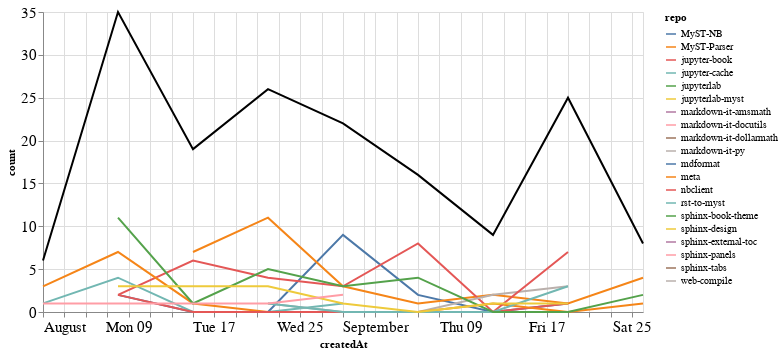

Notebook code cell kept with this figure:
### Markdown cell above
### Comments

### Code cell
comments_time = comments.groupby('repo').resample('W', on='createdAt').count()['author'].reset_index()
comments_time = comments_time.rename(columns={'author': 'count'})
comments_time_total = comments_time.groupby('createdAt').agg({"count": "sum"}).reset_index()
ch1 = alt.Chart(comments_time, width=600).mark_line().encode(
    x='createdAt',
    y='count',
    color='repo',
    tooltip="repo"
)

ch2 = alt.Chart(comments_time_total, width=600).mark_line(color="black").encode(
    x='createdAt',
    y='count',
)

ch1 + ch2

### Figure 1 — Vega-Lite specification as saved in the notebook (floating-point values rounded to 4 significant figures)
{"config": {"axisLeft": {"labelFontSize": 15}, "axisBottom": {"labelFontSize": 15}}, "layer": [{"data": {"name": "data-fb15c961e5b199906823cbb16b17dafb"}, "mark": "line", "encoding": {"color": {"type": "nominal", "field": "repo"}, "tooltip": {"type": "nominal", "field": "repo"}, "x": {"type": "temporal", "field": "createdAt"}, "y": {"type": "quantitative", "field": "count"}}, "width": 600}, {"data": {"name": "data-f2679470ef7be7a610cc6c805d0331ae"}, "mark": {"type": "line", "color": "black"}, "encoding": {"x": {"type": "temporal", "field": "createdAt"}, "y": {"type": "quantitative", "field": "count"}}, "width": 600}], "$schema": "https://vega.github.io/schema/vega-lite/v4.8.1.json", "datasets": {"data-fb15c961e5b199906823cbb16b17dafb": [{"repo": "MyST-NB", "createdAt": "2021-08-08T00:00:00", "count": 2}, {"repo": "MyST-NB", "createdAt": "2021-08-15T00:00:00", "count": 0}, {"repo": "MyST-NB", "createdAt": "2021-08-22T00:00:00", "count": 0}, {"repo": "MyST-NB", "createdAt": "2021-08-29T00:00:00", "count": 9}, {"repo": "MyST-NB", "createdAt": "2021-09-05T00:00:00", "count": 2}, {"repo": "MyST-NB", "createdAt": "2021-09-12T00:00:00", "count": 0}, {"repo": "MyST-NB", "createdAt": "2021-09-19T00:00:00", "count": 1}, {"repo": "MyST-Parser", "createdAt": "2021-08-15T00:00:00", "count": 7}, {"repo": "MyST-Parser", "createdAt": "2021-08-22T00:00:00", "count": 11}, {"repo": "MyST-Parser", "createdAt": "2021-08-29T00:00:00", "count": 3}, {"repo": "MyST-Parser", "createdAt": "2021-09-05T00:00:00", "count": 1}, {"repo": "MyST-Parser", "createdAt": "2021-09-12T00:00:00", "count": 2}, {"repo": "MyST-Parser", "createdAt": "2021-09-19T00:00:00", "count": 1}, {"repo": "MyST-Parser", "createdAt": "2021-09-26T00:00:00", "count": 4}, {"repo": "jupyter-book", "createdAt": "2021-08-08T00:00:00", "count": 2}, {"repo": "jupyter-book", "createdAt": "2021-08-15T00:00:00", "count": 6}, {"repo": "jupyter-book", "createdAt": "2021-08-22T00:00:00", "count": 4}, {"repo": "jupyter-book", "createdAt": "2021-08-29T00:00:00", "count": 3}, {"repo": "jupyter-book", "createdAt": "2021-09-05T00:00:00", "count": 8}, {"repo": "jupyter-book", "createdAt": "2021-09-12T00:00:00", "count": 0}, {"repo": "jupyter-book", "createdAt": "2021-09-19T00:00:00", "count": 1}, {"repo": "jupyter-cache", "createdAt": "2021-08-01T00:00:00", "count": 1}, {"repo": "jupyter-cache", "createdAt": "2021-08-08T00:00:00", "count": 4}, {"repo": "jupyter-cache", "createdAt": "2021-08-15T00:00:00", "count": 0}, {"repo": "jupyter-cache", "createdAt": "2021-08-22T00:00:00", "count": 0}, {"repo": "jupyter-cache", "createdAt": "2021-08-29T00:00:00", "count": 1}, {"repo": "jupyterlab", "createdAt": "2021-09-19T00:00:00", "count": 1}, {"repo": "jupyterlab-myst", "createdAt": "2021-09-19T00:00:00", "count": 7}, {"repo": "markdown-it-amsmath", "createdAt": "2021-09-12T00:00:00", "count": 1}, {"repo": "markdown-it-docutils", "createdAt": "2021-08-08T00:00:00", "count": 3}, {"repo": "markdown-it-dollarmath", "createdAt": "2021-09-12T00:00:00", "count": 1}, {"repo": "markdown-it-py", "createdAt": "2021-08-22T00:00:00", "count": 1}, {"repo": "markdown-it-py", "createdAt": "2021-08-29T00:00:00", "count": 0}, {"repo": "markdown-it-py", "createdAt": "2021-09-05T00:00:00", "count": 0}, {"repo": "markdown-it-py", "createdAt": "2021-09-12T00:00:00", "count": 2}, {"repo": "markdown-it-py", "createdAt": "2021-09-19T00:00:00", "count": 3}, {"repo": "mdformat", "createdAt": "2021-09-05T00:00:00", "count": 1}, {"repo": "meta", "createdAt": "2021-08-01T00:00:00", "count": 3}, {"repo": "meta", "createdAt": "2021-08-08T00:00:00", "count": 7}, {"repo": "meta", "createdAt": "2021-08-15T00:00:00", "count": 1}, {"repo": "meta", "createdAt": "2021-08-22T00:00:00", "count": 0}, {"repo": "meta", "createdAt": "2021-08-29T00:00:00", "count": 0}, {"repo": "meta", "createdAt": "2021-09-05T00:00:00", "count": 0}, {"repo": "meta", "createdAt": "2021-09-12T00:00:00", "count": 1}, {"repo": "meta", "createdAt": "2021-09-19T00:00:00", "count": 0}, {"repo": "meta", "createdAt": "2021-09-26T00:00:00", "count": 1}, {"repo": "nbclient", "createdAt": "2021-08-08T00:00:00", "count": 2}, {"repo": "nbclient", "createdAt": "2021-08-15T00:00:00", "count": 0}, {"repo": "nbclient", "createdAt": "2021-08-22T00:00:00", "count": 0}, {"repo": "nbclient", "createdAt": "2021-08-29T00:00:00", "count": 0}, {"repo": "nbclient", "createdAt": "2021-09-05T00:00:00", "count": 0}, {"repo": "nbclient", "createdAt": "2021-09-12T00:00:00", "count": 0}, {"repo": "nbclient", "createdAt": "2021-09-19T00:00:00", "count": 7}, {"repo": "rst-to-myst", "createdAt": "2021-08-22T00:00:00", "count": 1}, {"repo": "rst-to-myst", "createdAt": "2021-08-29T00:00:00", "count": 0}, {"repo": "rst-to-myst", "createdAt": "2021-09-05T00:00:00", "count": 0}, {"repo": "rst-to-myst", "createdAt": "2021-09-12T00:00:00", "count": 0}, {"repo": "rst-to-myst", "createdAt": "2021-09-19T00:00:00", "count": 3}, {"repo": "sphinx-book-theme", "createdAt": "2021-08-08T00:00:00", "count": 11}, {"repo": "sphinx-book-theme", "createdAt": "2021-08-15T00:00:00", "count": 1}, {"repo": "sphinx-book-theme", "createdAt": "2021-08-22T00:00:00", "count": 5}, {"repo": "sphinx-book-theme", "createdAt": "2021-08-29T00:00:00", "count": 3}, {"repo": "sphinx-book-theme", "createdAt": "2021-09-05T00:00:00", "count": 4}, {"repo": "sphinx-book-theme", "createdAt": "2021-09-12T00:00:00", "count": 0}, {"repo": "sphinx-book-theme", "createdAt": "2021-09-19T00:00:00", "count": 0}, {"repo": "sphinx-book-theme", "createdAt": "2021-09-26T00:00:00", "count": 2}, {"repo": "sphinx-design", "createdAt": "2021-08-08T00:00:00", "count": 3}, {"repo": "sphinx-design", "createdAt": "2021-08-15T00:00:00", "count": 3}, {"repo": "sphinx-design", "createdAt": "2021-08-22T00:00:00", "count": 3}, {"repo": "sphinx-design", "createdAt": "2021-08-29T00:00:00", "count": 1}, {"repo": "sphinx-design", "createdAt": "2021-09-05T00:00:00", "count": 0}, {"repo": "sphinx-design", "createdAt": "2021-09-12T00:00:00", "count": 1}, {"repo": "sphinx-design", "createdAt": "2021-09-19T00:00:00", "count": 1}, {"repo": "sphinx-external-toc", "createdAt": "2021-08-01T00:00:00", "count": 1}, {"repo": "sphinx-panels", "createdAt": "2021-08-01T00:00:00", "count": 1}, {"repo": "sphinx-panels", "createdAt": "2021-08-08T00:00:00", "count": 1}, {"repo": "sphinx-panels", "createdAt": "2021-08-15T00:00:00", "count": 1}, {"repo": "sphinx-panels", "createdAt": "2021-08-22T00:00:00", "count": 1}, {"repo": "sphinx-panels", "createdAt": "2021-08-29T00:00:00", "count": 2}, {"repo": "sphinx-tabs", "createdAt": "2021-09-12T00:00:00", "count": 1}, {"repo": "web-compile", "createdAt": "2021-09-26T00:00:00", "count": 1}], "data-f2679470ef7be7a610cc6c805d0331ae": [{"createdAt": "2021-08-01T00:00:00", "count": 6}, {"createdAt": "2021-08-08T00:00:00", "count": 35}, {"createdAt": "2021-08-15T00:00:00", "count": 19}, {"createdAt": "2021-08-22T00:00:00", "count": 26}, {"createdAt": "2021-08-29T00:00:00", "count": 22}, {"createdAt": "2021-09-05T00:00:00", "count": 16}, {"createdAt": "2021-09-12T00:00:00", "count": 9}, {"createdAt": "2021-09-19T00:00:00", "count": 25}, {"createdAt": "2021-09-26T00:00:00", "count": 8}]}}
